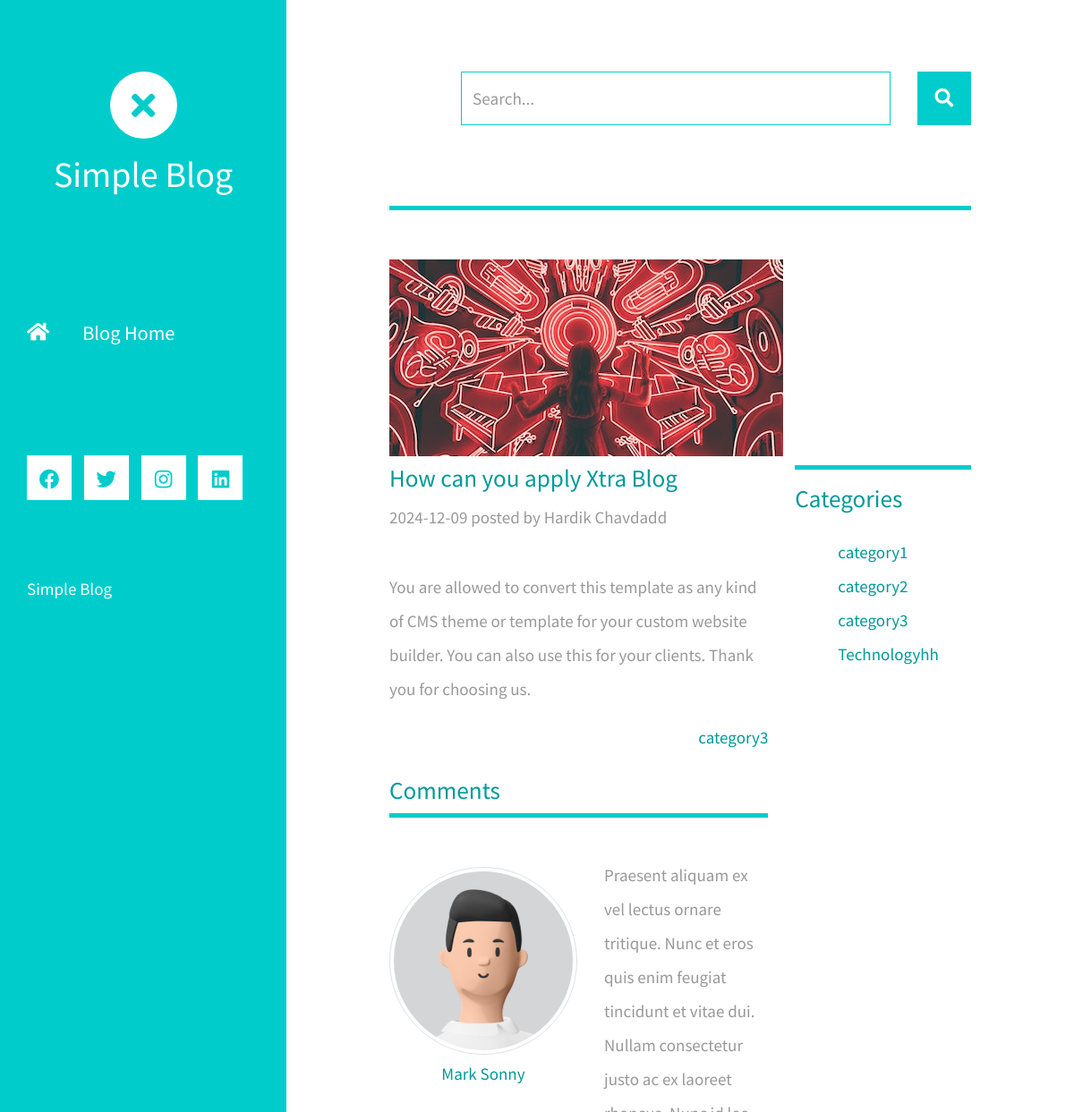
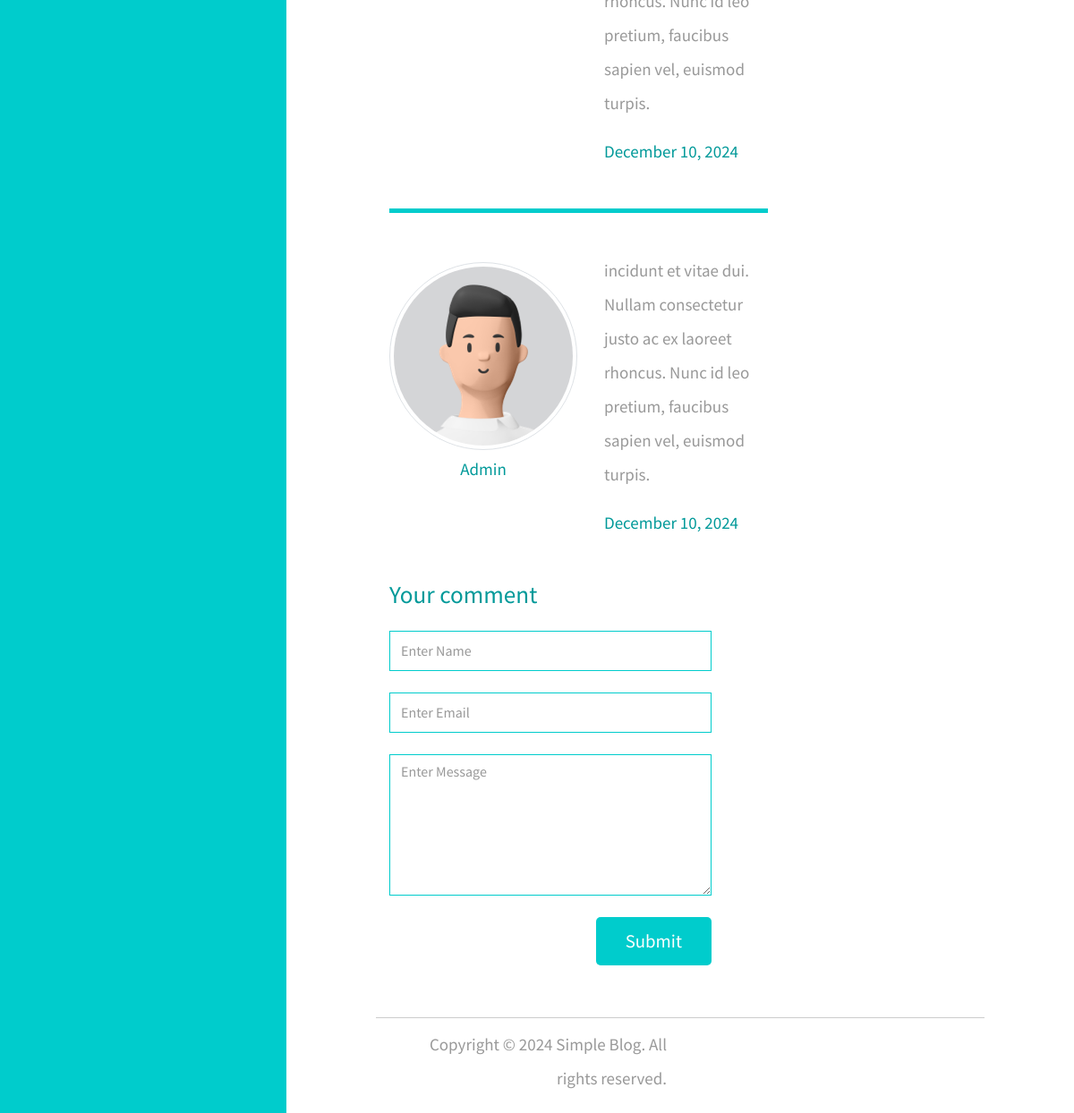
Screenshot of /post.php?id=3 with the database file from the repository (2 pictures, top to bottom).
### tables this page shows
CREATE TABLE `posts` (
  `id` int(11) NOT NULL,
  `user_id` int(11) NOT NULL,
  `category_id` int(11) DEFAULT NULL,
  `title` varchar(255) DEFAULT NULL,
  `description` longtext DEFAULT NULL,
  `image` text DEFAULT NULL,
  `status` tinyint(1) NOT NULL DEFAULT 1,
  `published` date DEFAULT NULL,
  `created` datetime NOT NULL DEFAULT current_timestamp(),
  `updated` datetime DEFAULT NULL ON UPDATE current_timestamp()
);

CREATE TABLE `users` (
  `id` int(11) NOT NULL,
  `role` tinyint(1) NOT NULL DEFAULT 3 COMMENT '1 = Adminstrator, 2 = Moderation, 3 = Subscriber',
  `name` varchar(100) DEFAULT NULL,
  `email` varchar(100) DEFAULT NULL,
  `password` varchar(255) DEFAULT NULL,
  `forgot_pass` varchar(255) DEFAULT NULL,
  `status` tinyint(1) NOT NULL DEFAULT 1,
  `created` datetime NOT NULL DEFAULT current_timestamp(),
  `updated` datetime DEFAULT NULL ON UPDATE current_timestamp()
);

CREATE TABLE `comments` (
  `id` int(11) NOT NULL,
  `post_id` int(11) DEFAULT NULL,
  `comment_id` int(11) DEFAULT NULL,
  `user_id` int(11) DEFAULT NULL,
  `comment` text NOT NULL,
  `status` tinyint(1) NOT NULL DEFAULT 0,
  `published` date DEFAULT NULL,
  `created` datetime NOT NULL DEFAULT current_timestamp()
);

CREATE TABLE `categories` (
  `id` int(11) NOT NULL,
  `name` varchar(100) DEFAULT NULL,
  `parent` int(11) DEFAULT NULL,
  `created` datetime NOT NULL DEFAULT current_timestamp(),
  `updated` datetime DEFAULT NULL ON UPDATE current_timestamp()
);

### model/post_mdl.php (called while the page is built, shortened)
<?php
class post_mdl extends config
{
	protected $id = null;
	protected $post_id = null;
	public function getCategoryHierarchy($categoryId, $mysqli) {
		$hierarchy = [];
		while ($categoryId) {
			$sql = "SELECT name, parent FROM categories WHERE id = ?";
			$stmt = $mysqli->prepare($sql);
			$stmt->bind_param("i", $categoryId);
			$stmt->execute();
			$result = $stmt->get_result();
			if ($row = $result->fetch_assoc()) {
				array_unshift($hierarchy, $row['name']);
				$categoryId = $row['parent'];
			} else {
				break;
			}
		}
		return $hierarchy;
	}
	public function post_get_mdl() {
		$id = null;
		$user_id = null;
		$category_id = null;
		$author = null;
		$title = null;
		$description = null;
		$image = null;
		$status = null;
		$published = null;
		$mysql = parent::connect();
		$dataArray = array();
		$stmt = $mysql->prepare("SELECT p.id, p.`user_id`, u.name as author, p.`category_id`, p.`title`, p.`description`, p.`image`, p.`status`, p.`published` FROM `posts` as p INNER JOIN users as u ON u.id = p.user_id WHERE p.id = ?");
		$stmt->bind_param('i', $this->id);
		$stmt->execute();
		$stmt->store_result();
		if ($stmt->num_rows > 0) {
			$stmt->bind_result($id, $user_id, $author, $category_id, $title, $description, $image, $status, $published);
			while ($stmt->fetch()) {
				$catearr = $this->getCategoryHierarchy($id, $mysql);
				$catstr = implode(" . ", $catearr);
				$this->post_id = $id;
				$comments = $this->get_post_comments();
				$dataArray["id"] = $id;
				$dataArray["user_id"] = $user_id;
				$dataArray["author"] = $author;
				$dataArray["category_id"] = $category_id;
				$dataArray["category_list"] = $catstr;
				$dataArray["title"] = $title;
				$dataArray["description"] = $description;
				$dataArray["image"] = $image;
				$dataArray["status"] = !empty($status) ?  "Active" : "Inactive";
				$dataArray["published"] = $published;
				$dataArray["comments"] = $comments;
			}
		}
		return $dataArray;
	}
	private function get_post_comments() {
		$id = null;
		$post_id = null;
		$comment_id = null;
		$user_id = null;
		$author = null;
		$comment = null;
		$published = null;
		$created = null;
		$mysql = parent::connect();
		$resultArray = array();
		$stmt = $mysql->prepare("SELECT c.id, c.`post_id`, c.`comment_id`, c.`user_id`, u.name as author, c.`comment`, c.published, c.created FROM `comments` as c INNER JOIN users as u on u.id = c.user_id WHERE c.post_id = ?");
		$stmt->bind_param('i', $this->post_id);
		$stmt->execute();
		$stmt->store_result();
		if ($stmt->num_rows > 0) {
			$stmt->bind_result($id, $post_id, $comment_id, $user_id, $author, $comment, $published, $created);
			while ($stmt->fetch()) {
				$dataArray["id"] = $id;
				$dataArray["post_id"] = $post_id;
				$dataArray["comment_id"] = $comment_id;
				$dataArray["user_id"] = $user_id;
				$dataArray["author"] = $author;
				$dataArray["comment"] = $comment;
				if(!empty($published)) {
					$dates = date('F j, Y', strtotime($published));
				} else {
					$dates = date('F j, Y', strtotime($created));
				}
				$dataArray["published"] = $dates;
				$resultArray[] = $dataArray;
			}
		}
		return $resultArray;
	}
}

### controller/post_ctl.php (called while the page is built, shortened)
<?php
include_once 'model/post_mdl.php';
class post_ctl extends post_mdl
{
	public function post_get_ctl()
	{
		return parent::post_get_mdl();
	}
}

### model/category_mdl.php (called while the page is built, shortened)
<?php
class category_mdl extends config
{
	public function category_select_mdl() {
		$id = null;
		$name = null;
		$parent = null;
		$mysql = parent::connect();
		$resultArray = array();
		$stmt = $mysql->prepare("SELECT ca.`id`, ca.`name`, cat.name as parent FROM `categories` as ca LEFT JOIN `categories` as cat on cat.id = ca.parent");
		$stmt->execute();
		$stmt->store_result();
		if ($stmt->num_rows > 0) {
			$stmt->bind_result($id, $name, $parent);
			$resultArray["isSuccess"] = 1;
			while ($stmt->fetch()) {
				$dataArray["id"] = $id;
				$dataArray["name"] = $name;
				$dataArray["parent"] = $parent;
				$resultArray["rows"][] = $dataArray;
			}
		}
		return $resultArray;
	}
}

### controller/category_ctl.php (called while the page is built, shortened)
<?php
include_once 'model/category_mdl.php';
class category_ctl extends category_mdl
{
	public function category_select_ctl()
	{
		return parent::category_select_mdl();
	}
}

### post.php (the view, shortened to what this page needs)
<?php
include 'controller/post_ctl.php';
$objPost = new post_ctl();
$post = $objPost->post_get_ctl();
include 'controller/category_ctl.php';
$objCat = new category_ctl();
$categories = $objCat->category_select_ctl();
require_once 'header.php';
?>
            <?php require_once 'search.php'; ?>
            <div class="row tm-row">
                <div class="col-12">
                    <hr class="tm-hr-primary tm-mb-55">
                    <div class="tm-post-link-inner">
                        <img src="<?php echo common::SITE_URL; ?>uploads/<?php echo $post['image']; ?>" alt="Image" class="img-fluid">
                    </div>
                </div>
            </div>
            <div class="row tm-row">
                <div class="col-lg-8 tm-post-col">
                    <div class="tm-post-full">
                        <div class="mb-4">
                            <h2 class="pt-2 tm-color-primary tm-post-title"><?php echo $post['title']; ?></h2>
                            <p class="tm-mb-40"><?php echo $post['published']; ?> posted by <?php echo $post['author']; ?></p>
                            <p><?php echo $post['description']; ?></p>
                            <span class="d-block text-right tm-color-primary"><?php echo $post['category_list']; ?></span>
                        </div>
                        <div>
                            <h2 class="tm-color-primary tm-post-title">Comments</h2>
                            <?php if(!empty($post['comments'])) : ?>
                                <?php foreach($post['comments'] as $comment) : ?>
                            <hr class="tm-hr-primary tm-mb-45">
                            <div class="tm-comment tm-mb-45">
                                <figure class="tm-comment-figure">
                                    <img src="<?php echo common::SITE_URL ?>img/3.png" alt="Image" class="mb-2 rounded-circle img-thumbnail">
                                    <figcaption class="tm-color-primary text-center"><?php echo $comment['author'] ?></figcaption>
                                </figure>
                                <div>
                                    <p>
                                        <?php echo $comment['comment'] ?>
                                    </p>
                                    <div class="d-flex justify-content-between">
                                        <span class="tm-color-primary"><?php echo $comment['published'] ?></span>
                                    </div>
                                </div>
                            </div>
                                <?php endforeach; ?>
                            <?php endif; ?>
                            <form action="" class="mb-5 tm-comment-form">
                                <h2 class="tm-color-primary tm-post-title mb-4">Your comment</h2>
                                <div class="mb-4">
                                    <input class="form-control" id="name" name="name" placeholder="Enter Name" type="text">
                                </div>
                                <div class="mb-4">
                                    <input class="form-control" id="email" placeholder="Enter Email" name="email" type="text">
                                </div>
                                <div class="mb-4">
                                    <textarea class="form-control" id="message" placeholder="Enter Message" name="message" rows="6"></textarea>
                                </div>
                                <div class="text-right">
                                    <button type="button" id="submit-comment" class="tm-btn tm-btn-primary tm-btn-small">Submit</button>
                                </div>
                            </form>
                        </div>
                    </div>
                </div>
                <aside class="col-lg-4 tm-aside-col">
                    <div class="tm-post-sidebar">
                        <hr class="mb-3 tm-hr-primary">
                        <h2 class="mb-4 tm-post-title tm-color-primary">Categories</h2>
                        <ul class="tm-mb-75 pl-5 tm-category-list">
                            <?php foreach ($categories['rows'] as $i => $category): ?>
                            <li><a href="category.php?cat=<?php echo $category['id'] ?>" class="tm-color-primary"><?php echo $category['name'] ?></a></li>
                            <?php endforeach; ?>
                        </ul>
                    </div>
                </aside>
            </div>
            <?php require_once 'footer.php'; ?>
            </body>
            </html>

### css/templatemo-xtra-blog.css (style rules this page uses)
html { overflow-x: hidden; }
body { margin: 0; padding: 0; font-family: 'Source Sans Pro', sans-serif; font-size: 19px; line-height: 2em; overflow-x: hidden; }
p, span { color: #999; }
hr { border-top-color: #CCC; margin-top: 10px; margin-bottom: 10px; }
.form-control::placeholder { color: #999; }
.tm-row { max-width: 980px; justify-content: space-between; }
ul { margin: 0; padding: 0; }
.tm-post-link-inner { overflow: hidden; background: #3085a3; }
.tm-post-title { font-size: 1.7rem; transition: all 0.3s ease; }
.tm-btn { display: inline-block; border-radius: 5px; font-size: 1.3rem; transition: all 0.3s ease; }
.tm-btn-primary { background-color: #0CC; color: white; padding: 8px 43px; border: none; }
.tm-btn-small { padding: 8px 33px; }
hr.tm-hr-primary { border-top: 5px solid #0CC; }
.tm-comment { display: flex; align-items: flex-start; }
.tm-comment-figure { margin-top: 10px; margin-right: 30px; }
.form-control { height: 45px; border-color: #0CC; border-radius: 0; }
.tm-comment-form { max-width: 360px; }
.tm-category-list { list-style-type: none; }
figure { margin: 0; }
figcaption { line-height: 1.4; }
.tm-post-full { max-width: 600px; }
.tm-post-sidebar { max-width: 280px; margin-left: auto; margin-right: 0; }
.tm-mb-40 { margin-bottom: 40px; }
.tm-mb-45 { margin-bottom: 45px; }
.tm-mb-55 { margin-bottom: 55px; }
.tm-mb-75 { margin-bottom: 75px; }
.tm-color-primary, span.tm-color-primary { color: #099; }
.img-thumbnail { max-width: none; }

### post.php (style rules this page uses)
.tm-post-link-inner { background: unset; }

### rows the page displays
posts: image (picture), title "How can you apply Xtra Blog", published "2024-12-09", user.name "Hardik Chavdadd", description "You are allowed to convert this template as any kind of CMS theme or template for your custom website builder. You can also use this for your clients. Thank you for choosing us."
comments: user.name "Mark Sonny", comment "Praesent aliquam ex vel lectus ornare tritique. Nunc et eros quis enim feugiat tincidunt et vitae dui. Nullam consectetur justo ac ex laoreet rhoncus. Nunc id leo pretium, faucibus sapien vel, euismod turpis.", published "December 10, 2024"
comments: user.name "Admin", comment "incidunt et vitae dui. Nullam consectetur justo ac ex laoreet rhoncus. Nunc id leo pretium, faucibus sapien vel, euismod turpis.", published "December 10, 2024"
categories: name "category1"
categories: name "category2"
categories: name "category3"
categories: name "Technologyhh"

### other values shown
common::SITE_NAME "Simple Blog"
$post['category_list'] "category3"
